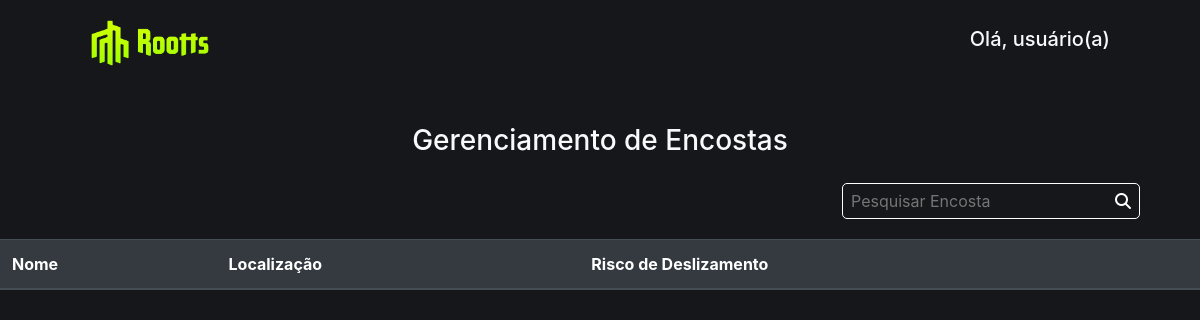
/risco/, run on an earlier commit of the app's database.
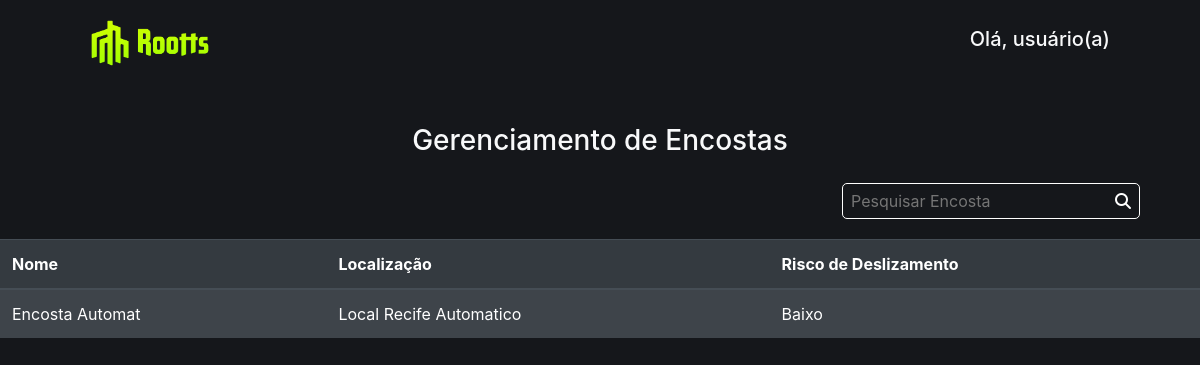
And on a later commit of the database.
### roottsApp/models.py (models this page shows, shortened)
class Encosta(models.Model):
    nome = models.CharField(max_length=15)
    local = models.CharField(max_length=40)
    latitude = models.DecimalField(max_digits=20, decimal_places=10)
    longitude = models.DecimalField(max_digits=20, decimal_places=10)
    declividade = models.DecimalField(max_digits=20, decimal_places=10)
    numeroConstrucoes = models.DecimalField(max_digits=20, decimal_places=10)
    coeficienteUmidade = models.DecimalField(max_digits=20, decimal_places=10)
    proximidadeRedeViarias = models.DecimalField(max_digits=20, decimal_places=10)
    proximidadeCorposLiquidos = models.DecimalField(max_digits=20, decimal_places=10)
    PRIORITY_LEVELS = (
        ('Muito Baixo', 'Muito Baixo'),
        ('Baixo', 'Baixo'),
        ('Médio', 'Médio'),
        ('Alto', 'Alto'),
        ('Crítico', 'Crítico'),
    )
    prioridadeEncosta = models.CharField(max_length=30, choices=PRIORITY_LEVELS, default = 'Muito Baixo')

### roottsApp/views.py (the view)
# urls.py: path('risco/', RiscoView, name='risco'),
def RiscoView(request):
  encostas = Encosta.objects.all()
  return render(request, 'risco_deslizamento.html', {'encostas': encostas})

### roottsApp/templates/risco_deslizamento.html (shortened to what this page needs)
{% extends 'base.html' %}
{% load humanize %}
{% block content %}
<div class="text-light">
    <h3 style="text-align:center;margin-bottom:25px">
        Gerenciamento de Encostas
    </h3>
</div>
    <div class="search">
        <form  action="{% url 'search_risco' %}" method="get" autocomplete="off">
            <div class="search-box">
                <input type="search" name="q" id="form12" placeholder="Pesquisar Encosta"/>
                <button type="submit"><i class="fa-solid fa-magnifying-glass"></i></button>
            </div>
        </form>
    </div>
    <div class="text-light" >
        <table class="table table-striped table-dark">
          <thead>
            <tr>
                <th scope="col">Nome</th>
                <th scope="col">Localização</th>
                </div>
                    <th scope="col">Risco de Deslizamento</th>
                <div>
                {% for encosta in encostas %}
                    <tr>
                        <td>{{ encosta.nome }}</td>
                        <td>{{ encosta.local }}</td>
                        <td>{{ encosta.prioridadeEncosta }}</td>
                    </tr>
                {% endfor %}
    </div>
{% endblock %}

### roottsApp/templates/base.html (shortened to what this page needs)
{% load bootstrap4 %} {% load static %}
<!DOCTYPE html>
<html lang="pt-br">
  <head>
    <link
      rel="stylesheet"
      href="https://cdnjs.cloudflare.com/ajax/libs/font-awesome/6.2.0/css/fontawesome.min.css"
    />
    <link
      rel="stylesheet"
      href="https://cdnjs.cloudflare.com/ajax/libs/font-awesome/6.2.0/css/all.min.css"
    />
    {% bootstrap_css %}
  </head>
  <body>
    <nav class="nav">
      <a href="{% url 'index' %}" id="logo">
        <img src="{% static "roottsapp/images/roottst.png" %}" alt="rootts"
        id="image" style="width:120px;" />
      </a>
      {% if request.user.is_authenticated %}
      <h5 class="text-light">Olá, {{request.user}}</h5>
      {% else %}
      <h5 class="text-light">Olá, usuário(a)</h5>
      {% endif %}
    </nav>
    <div class="content">{% block content %} {% endblock %}</div>
  </body>
</html>

What changed in the data, as far as the page shows it:
added Encosta: nome "Encosta Automat", local "Local Recife Automatico", prioridadeEncosta "Baixo"
